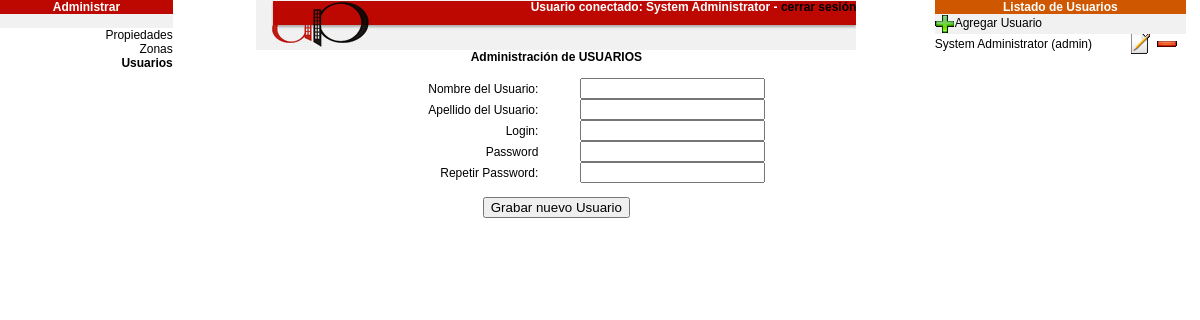
The page /inmoadmin/adminusers.php (signed in) on the database its author committed.
### tables this page shows
CREATE TABLE IF NOT EXISTS `tb_ptg_usuarios` (
  `usu_id_i` int(11) NOT NULL AUTO_INCREMENT,
  `est_id_i` int(11) DEFAULT NULL,
  `usu_apellido_s` varchar(50) DEFAULT NULL,
  `usu_nombres_s` varchar(100) DEFAULT NULL,
  `usu_login_s` varchar(50) DEFAULT NULL,
  `usu_password_s` varchar(255) DEFAULT NULL,
  PRIMARY KEY (`usu_id_i`),
  KEY `reference_9_fk` (`est_id_i`)
);

### inmoadmin/adminusers.php (the view, shortened to what this page needs)
<!DOCTYPE html PUBLIC "-//W3C//DTD XHTML 1.0 Transitional//EN" "http://www.w3.org/TR/xhtml1/DTD/xhtml1-transitional.dtd">
<html xmlns="http://www.w3.org/1999/xhtml">
<head>
<link href="../pomaresCSS.css" rel="stylesheet" type="text/css" />
</head>
<body>
  <?php
if ($_SESSION['logueado']!=1){
	include("login.php");
}else{
?>
  <table width="100%" border="0" cellspacing="0" cellpadding="0">
    <tr>
      <td width="16%" valign="top"><table width="90%" border="0" cellspacing="0" cellpadding="0">
        <tr>
          <td bgcolor="#BD0801" class="Estilo1"><div align="center">Administrar</div></td>
        </tr>
        <tr>
          <td bgcolor="#F1F1F1">&nbsp;</td>
        </tr>
        <tr>
          <td><div align="right"><a href="adminprop.php">Propiedades</a></div></td>
        </tr>
        <tr>
          <td><div align="right"><a href="adminzonas.php">Zonas</a></div></td>
        </tr>
        <tr>
          <td><div align="right"><strong>Usuarios</strong></div></td>
        </tr>
      </table>
      </td>
      <td width="600" valign="top"><form action="adminusers.php" method="post" name="usuarios" id="usuarios" onsubmit="MM_validateForm('nombre','','R','apellido','','R','login','','R');return document.MM_returnValue">
        <table width="600" border="0" align="center" cellpadding="0" cellspacing="0">
          <tr>
            <td height="50" colspan="3" valign="top" background="../images/ampliacion-encabezado.jpg"><div align="right" class="Estilo1">Usuario conectado: <?php echo $_SESSION['nombrelogin']?> - <a href="chausesion.php">cerrar sesión</a></div></td>
          </tr>
          <tr>
            <td colspan="3"><div align="center"><strong>Administración de USUARIOS</strong></div>
			 </td>
          </tr>
          <tr>
            <td width="47%">&nbsp;</td>
            <td width="7%">&nbsp;</td>
            <td width="46%">&nbsp;</td>
          </tr>
          <tr>
            <td><div align="right">Nombre del Usuario:</div></td>
            <td>&nbsp;</td>
            <td valign="bottom"><label>
              <div align="left">
                <input name="nombre" type="text" id="nombre" maxlength="100" value="<?php echo $tusuario['nombre']; ?>" />
              </div>
            </label></td>
          </tr>
          <tr>
            <td><div align="right">Apellido del Usuario:</div></td>
            <td>&nbsp;</td>
            <td valign="bottom"><label>
              <div align="left">
                <input name="apellido" type="text" id="apellido" maxlength="50" value="<?php echo $tusuario['apellido']; ?>" />
              </div>
            </label></td>
          </tr>
          <tr>
            <td><div align="right">Login:</div></td>
            <td>&nbsp;</td>
            <td valign="bottom"><label>
              <div align="left">
                <input name="login" type="text" id="login" maxlength="100" value="<?php echo $tusuario['login']; ?>" />
              </div>
            </label></td>
          </tr>
          <tr>
            <td><div align="right">Password</div></td>
            <td>&nbsp;</td>
            <td valign="bottom"><label>
              <div align="left">
                <input name="password" type="password" id="password" maxlength="100" />
              </div>
            </label></td>
          </tr>
          <tr>
            <td><div align="right">Repetir Password:</div></td>
            <td><input type="hidden" name="useredit" id="useredit" value="<?php echo $_GET['iduser']; ?>" /></td>
            <td valign="bottom"><label>
              <div align="left">
                <input name="repetirpass" type="password" id="repetirpass" maxlength="255" />
              </div>
            </label></td>
          </tr>
          <tr>
            <td>&nbsp;</td>
            <td>&nbsp;</td>
            <td valign="top">
            </td>
          </tr>
          <tr>
            <td colspan="3"><label>
              <div align="center">
                <?php
                if ($_GET['do']=="2"){
					echo "<input type='submit' name='enviaform' id='enviaform' value='Editar Usuario' />";
					}else{
						echo "<input type='submit' name='enviaform' id='enviaform' value='Grabar nuevo Usuario' />";
					}
				?>
              </div>
            </label></td>
          </tr>
          <tr>
            <td>&nbsp;</td>
            <td>&nbsp;</td>
            <td>&nbsp;</td>
          </tr>
        </table>
            </form>
      </td>
      <td width="230" valign="top"><table width="90%" border="0" align="center" cellpadding="0" cellspacing="0">
        <tr>
          <td colspan="3" bgcolor="#CE5700"><div align="center"><span class="Estilo1">Listado de Usuarios</span></div></td>
        </tr>
        <tr>
          <td colspan="3" bgcolor="#F1F1F1"><a href="adminusers.php?do=1"><img src="../images/edit_add.png" alt="Agregar Zona" width="20" height="20" border="0" align="absmiddle" />Agregar Usuario</a></td>
        </tr>
        <?php
        $usuariosmysql = mysql_query("select usu_id_i as iduser, usu_nombres_s as nombre, usu_apellido_s as apellido, usu_login_s as login from tb_ptg_usuarios");
		while ($usuario = mysql_fetch_array($usuariosmysql)){
		?>
        <tr>
          <td width="174"><a href="adminusers.php?do=2&iduser=<?php echo $usuario['iduser']; ?>"><?php echo $usuario['nombre']." ".$usuario['apellido']." (".$usuario['login'].")"; ?></a></td>
          <td width="20"><a href="adminusers.php?do=2&iduser=<?php echo $usuario['iduser']; ?>"><img src="../images/edit.png" alt="Editar Usuario <?php echo $usuario['nombre']." ".$usuario['apellido']; ?>" width="20" height="20" border="0" /></a></td>
          <td width="20"><a href="adminusers.php?do=3&iduser=<?php echo $usuario['iduser']; ?>" onclick="return confirmar('¿Está seguro que desea eliminar el usuario <?php echo $usuario['nombre']." ".$usuario['apellido']; ?>?');"><img src="../images/edit_remove.png" alt="Eliminar Usuario <?php echo $usuario['nombre']." ".$usuario['apellido']; ?>" width="20" height="20" hspace="5" border="0" /></a></td>
        </tr>
        <?php
        }
		?>
      </table></td>
    </tr>
  </table>
<?php
}
?>
</body>
</html>

### pomaresCSS.css (style rules this page uses)
.Estilo1 { color: #FFFFFF; font-weight: bold; }
a:link { color: #000000; text-decoration: none; }
body { background-image: url(); margin-left: 0px; margin-top: 0px; margin-right: 0px; margin-bottom: 0px; font-family: Arial, Helvetica, sans-serif; font-size: 12px; text-align:justify; }

### rows shown on the page
tb_ptg_usuarios: usu_nombres_s "System", usu_apellido_s "Administrator", usu_login_s "admin"

### other values the page prints
$_SESSION['nombrelogin'] "System Administrator"
